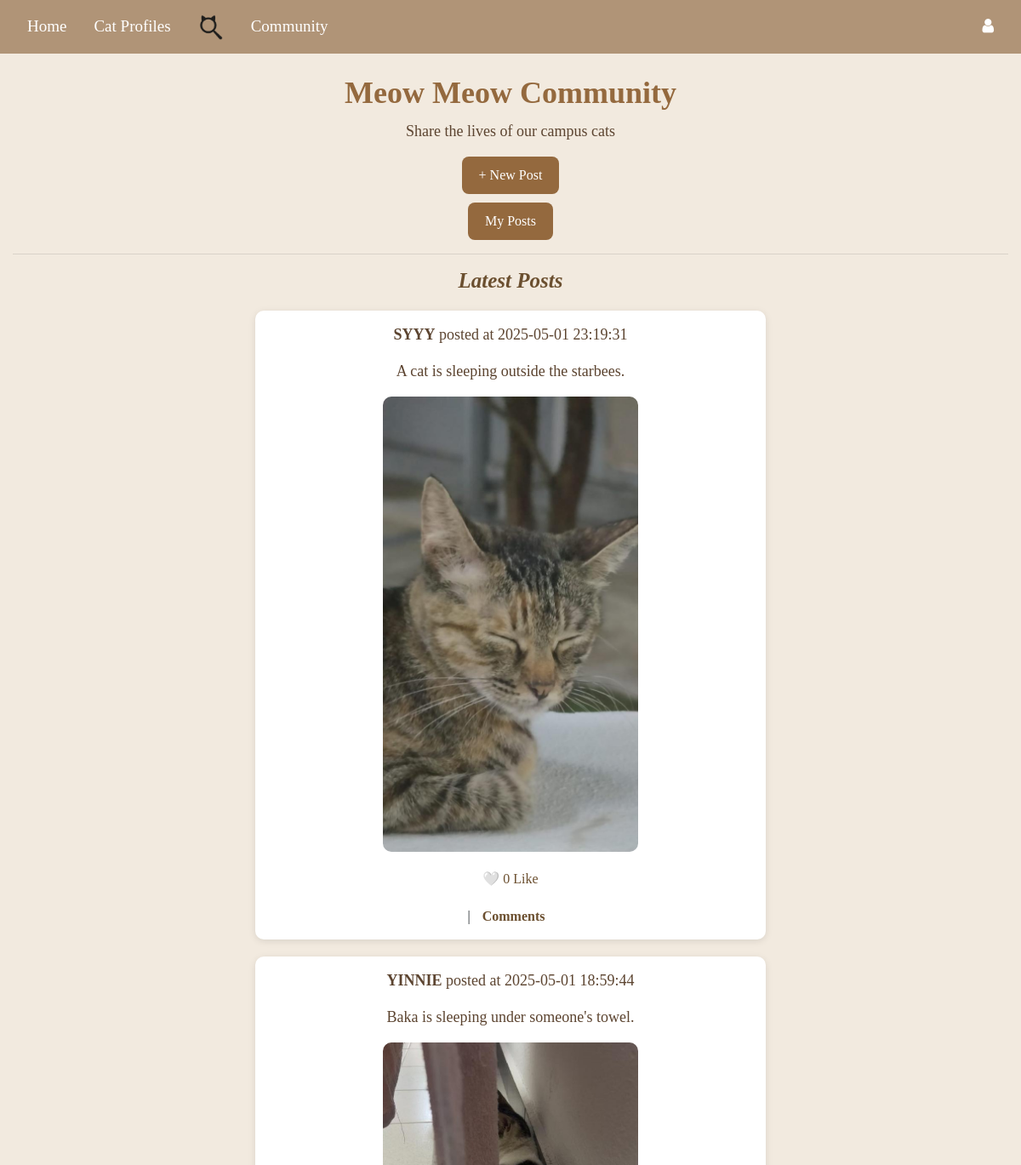
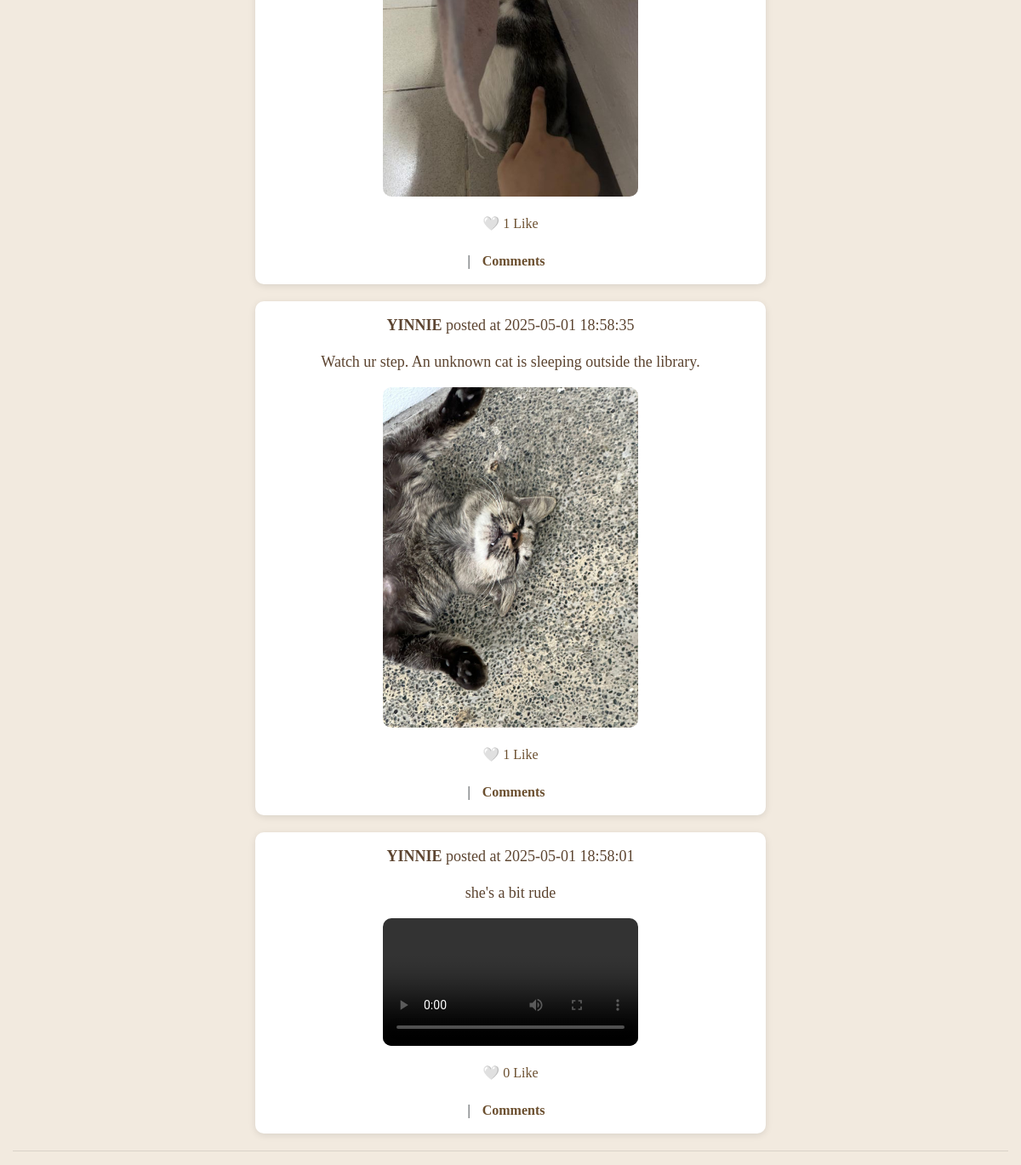
The page /community_feature on the database its author committed (2 pictures, top to bottom).
### tables this page shows
CREATE TABLE "post" (
	"post_id" INTEGER PRIMARY KEY,
	"user_id" INTEGER,
	"content" TEXT,
	"media_type" TEXT,
	"media_url" TEXT,
	"created_at" TIMESTAMP DEFAULT CURRENT_TIMESTAMP,
	"updated_at" TIMESTAMP DEFAULT CURRENT_TIMESTAMP,
	FOREIGN KEY("user_id") REFERENCES "user"("id") ON DELETE CASCADE
);

### Website/community.py (the view)
@community_bp.route('/community_feature')
def community_feature():
    conn = get_db_connection()
    posts = conn.execute('''
    SELECT
        post.*,
        user.username,
        COUNT(likes.id) AS like_count,
        CASE
            WHEN EXISTS (
                SELECT 1 FROM likes
                WHERE likes.post_id = post.post_id AND likes.user_id = ?
            ) THEN 1
            ELSE 0
        END AS liked_by_current_user
    FROM post
    JOIN user ON post.user_id = user.id
    LEFT JOIN likes ON post.post_id = likes.post_id
    GROUP BY post.post_id
    ORDER BY post.created_at DESC
''',
(current_user.id if current_user.is_authenticated else -1,)
).fetchall()
    conn.close()
    return render_template("community_index.html", user=current_user, posts=posts)

### Website/community.py (called while the page is built)
def get_db_connection():
    db_path = os.path.join(os.path.dirname(__file__), '..', 'instance', 'datebase.db')
    db_path = os.path.abspath(db_path)
    conn = sqlite3.connect(db_path)
    conn.row_factory = sqlite3.Row
    return conn

### Website/templates/community_index.html (shortened to what this page needs)
{% extends "base.html" %}
{% block content %}
<h1>Meow Meow Community</h1>
<p>Share the lives of our campus cats</p>
<button onclick="openModal()">+ New Post</button>
<div style="text-align: center; margin-top: 10px;">
    <button onclick="window.location.href='{{ url_for('community.my_posts') }}'" style="background-color: #94693e; color: white; border: none; border-radius: 8px; padding: 10px 20px; font-size: 16px; cursor: pointer;">
        My Posts
    </button>
</div>
<hr>
<h2>Latest Posts</h2>
{% for post in posts %}
    <div class="post">
        <p><strong>{{ post['username'] }}</strong> posted at {{ post['created_at'] }}</p>
        <p>{{ post['content'] }}</p>
        {% if post['media_url'] %}
            {% set ext = post['media_url'].rsplit('.', 1)[1].lower() %}
            {% if ext in ['jpg', 'jpeg', 'png', 'gif'] %}
                <img src="{{ url_for('static', filename=post['media_url']) }}" width="300" alt="Image">
            {% elif ext in ['mp4', 'mov', 'avi'] %}
                <video width="300" controls>
                    <source src="{{ url_for('static', filename=post['media_url']) }}" type="video/{{ ext }}">
                </video>
            {% endif %}
        {% endif %}
        <div class="post-actions">
            <form action="{{ url_for('community.like_post' if not post['liked_by_current_user'] else 'community.unlike_post', post_id=post['post_id']) }}" method="post" style="display:inline;">
                <button type="submit" style="background:none; border:none; color:#6b4f2f; cursor:pointer;">
                    {% if post['liked_by_current_user'] %}
                        ❤️
                    {% else %}
                        🤍
                    {% endif %}
                    {{ post['like_count'] }} Like
                </button>
            </form>
            |
            <a href="/post/{{ post['post_id'] }}">Comments</a>
        </div>
    </div>
{% endfor %}
<hr>
{% endblock %}

### Website/templates/base.html (shortened to what this page needs)
<!DOCTYPE html>
<html>
<head>
    <link rel="stylesheet" href="https://stackpath.bootstrapcdn.com/bootstrap/4.4.1/css/bootstrap.min.css"
 />
    <link rel="stylesheet" href="https://stackpath.bootstrapcdn.com/font-awesome/4.7.0/css/font-awesome.min.css"
 />
</head>
<body>
<nav class="navbar navbar-expand-lg navbar-dark" style="background-color: rgb(176, 148, 119);">
    <a class="nav-item nav-link" style="font-family: 'Times New Roman'; color: white; font-size: 19px;" href="/">Home</a>
    <div class="dropdown nav-item">
        <a class="nav-link" href="#" id="dropdownMenuLink" aria-haspopup="true" aria-expanded="false"
           style="font-family: 'Times New Roman'; color: white; font-size: 19px;">
            Cat Profiles
        </a>
    </div>
    <a class="nav-item nav-link" href="{{ url_for('search.search_feature') }}" style="color: white; font-size: 19px;">
        <img src="{{ url_for('static', filename='Images/option2.png') }}" alt="Search" style="width: 30px; height: 30px;">
    </a>
    <a class="nav-item nav-link" style="font-family: 'Times New Roman'; color: white; font-size: 19px;" href="{{ url_for('community.community_feature') }}">Community</a>
    <div class="ml-auto d-flex align-items-center">
        <div class="dropdown">
            <a class="nav-link" href="#" aria-haspopup="true" aria-expanded="false" style="color: white; font-size: 19px;">
                <i class="fa fa-user" aria-hidden="true"></i>
            </a>
        </div>
    </div>
</nav>
<div class="container-fluid">{% block content %}{% endblock %}</div>
</body>
</html>

### Website/templates/base.html (style rules this page uses)
.dropdown { position: relative; display: inline-block; }
.navbar { display: flex; justify-content: space-between; align-items: center; }
.ml-auto { margin-left: auto !important; }
body { background-color: #f9f4ef; }

### Website/templates/community_index.html (style rules this page uses)
body { font-family: 'Times New Roman', Times, serif; background-color: #f2eadf; margin: 0; padding: 0; }
h1 { font-weight: bold; color: #94693e; text-align: center; font-size: 36px; margin-bottom: 10px; padding-top: 25px; }
h2 { font-weight: bold; font-size: 25px; color: #6b4f2f; text-align: center; font-style: italic; margin-top: 0; margin-bottom: 20px; }
p { text-align: center; color: #5c4430; font-size: 18px; }
.post { width: 80%; max-width: 600px; background-color: #ffffff; border-radius: 10px; padding: 15px; margin: 20px auto; box-shadow: 0 2px 8px rgba(0, 0, 0, 0.1); font-family: 'Times New Roman', Times, serif; }
.post img, .post video { display: block; margin: 10px auto; border-radius: 10px; max-width: 100%; height: auto; }
.post-actions { text-align: center; margin-top: 10px; font-size: 16px; }
.post-actions a { margin: 0 10px; text-decoration: none; color: #6b4f2f; font-weight: bold; }
button { display: block; margin: 10px auto; padding: 10px 20px; background-color: #94693e; color: white; border: none; border-radius: 8px; font-size: 16px; cursor: pointer; font-family: 'Times New Roman', Times, serif; }

### rows shown on the page
post: username "SYYY", created_at "2025-05-01 23:19:31", content "A cat is sleeping outside the starbees.", media_url (picture), like_count "0"
post: username "YINNIE", created_at "2025-05-01 18:59:44", content "Baka is sleeping under someone's towel.", media_url (picture), like_count "1"
post: username "YINNIE", created_at "2025-05-01 18:58:35", content "Watch ur step. An unknown cat is sleeping outside the library.", media_url (picture), like_count "1"
post: username "YINNIE", created_at "2025-05-01 18:58:01", content "she's a bit rude", like_count "0"
